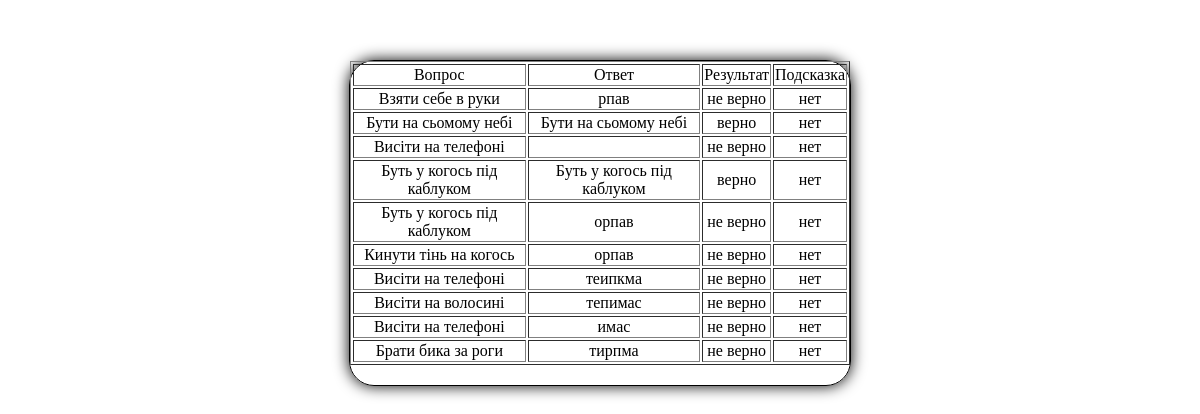
Screenshot of /admin/tryStat.php?userid=3&tryid=1 with the database file from the repository.
### tables this page shows
CREATE TABLE IF NOT EXISTS `step1` (
  `answer_id` int(11) NOT NULL AUTO_INCREMENT,
  `step1_question` text NOT NULL,
  `step1_answer` text NOT NULL,
  `user_id` int(11) NOT NULL,
  `true_false` float NOT NULL,
  `try_id` int(11) NOT NULL,
  PRIMARY KEY (`answer_id`)
);

CREATE TABLE IF NOT EXISTS `step2` (
  `answer_id` int(11) NOT NULL AUTO_INCREMENT,
  `step2_question` text NOT NULL,
  `step2_answer` text NOT NULL,
  `user_id` int(11) NOT NULL,
  `true_false` float NOT NULL,
  `try_id` int(11) NOT NULL,
  PRIMARY KEY (`answer_id`)
);

CREATE TABLE IF NOT EXISTS `step4` (
  `answer_id` int(11) NOT NULL DEFAULT '0',
  `step4_question` text NOT NULL,
  `step4_answer` text NOT NULL,
  `user_id` int(11) NOT NULL,
  `true_false` float NOT NULL,
  `try_id` int(11) NOT NULL
);

CREATE TABLE IF NOT EXISTS `step5` (
  `answer_id` int(11) NOT NULL DEFAULT '0',
  `step5_question` text NOT NULL,
  `step5_answer` text NOT NULL,
  `user_id` int(11) NOT NULL,
  `true_false` float NOT NULL,
  `try_id` int(11) NOT NULL
);

CREATE TABLE IF NOT EXISTS `step6` (
  `answer_id` int(11) NOT NULL DEFAULT '0',
  `step6_question` text NOT NULL,
  `step6_answer` text NOT NULL,
  `user_id` int(11) NOT NULL,
  `true_false` float NOT NULL,
  `try_id` int(11) NOT NULL
);

CREATE TABLE IF NOT EXISTS `step7` (
  `answer_id` int(11) NOT NULL DEFAULT '0',
  `step7_question` text NOT NULL,
  `step7_answer` text NOT NULL,
  `user_id` int(11) NOT NULL,
  `true_false` float NOT NULL,
  `try_id` int(11) NOT NULL
);

CREATE TABLE IF NOT EXISTS `step8` (
  `answer_id` int(11) NOT NULL DEFAULT '0',
  `step8_question` text NOT NULL,
  `step8_answer` text NOT NULL,
  `user_id` int(11) NOT NULL,
  `true_false` float NOT NULL,
  `try_id` int(11) NOT NULL
);

CREATE TABLE IF NOT EXISTS `step9` (
  `answer_id` int(11) NOT NULL DEFAULT '0',
  `step9_question` text NOT NULL,
  `step9_answer` text NOT NULL,
  `user_id` int(11) NOT NULL,
  `true_false` float NOT NULL,
  `try_id` int(11) NOT NULL
);

CREATE TABLE IF NOT EXISTS `step10` (
  `answer_id` int(11) NOT NULL DEFAULT '0',
  `step10_question` text NOT NULL,
  `step10_answer` text NOT NULL,
  `user_id` int(11) NOT NULL,
  `true_false` float NOT NULL,
  `try_id` int(11) NOT NULL
);

### admin/tryStat.php (the view, shortened to what this page needs)
<!DOCTYPE html PUBLIC "-//W3C//DTD XHTML 1.0 Transitional//EN" "http://www.w3.org/TR/xhtml1/DTD/xhtml1-transitional.dtd">
<html xmlns="http://www.w3.org/1999/xhtml" xml:lang="en" lang="en">
<head>
<link rel="stylesheet" type="text/css" href="css/style.css" />
</head>
<body>
<div class="main">
<?php
$userId = $_GET['userid'];
$tryId = $_GET['tryid'];
echo "<table border=1>";
echo "<tr><td>Вопрос</td><td>Ответ</td><td>Результат</td><td>Подсказка</td></tr>";
for( $i = 1; $i <= 10; $i++ ) {
$sql5 = mysql_query("SELECT step".$i."_question, step".$i."_answer, true_false FROM `step".$i."` where user_id = '$userId'  and try_id = '$tryId'");
$result5 = mysql_fetch_row($sql5);
$sql6 = mysql_query("SELECT help_used FROM `step_help` where user_id = '$userId'  and try_id = '$tryId' and step_id=".$i."");
$result6 = mysql_fetch_row($sql6);
if ($result6[0] == 1) {$result6[0] = "да";} else {$result6[0] = "нет";}
if ($result5[2] == 1) {$result5[2] = "верно";} else {$result5[2] = "не верно";}
	echo "<tr><td>".$result5[0]."</td><td>".$result5[1]."</td><td>".$result5[2]."</td><td>".$result6[0]."</td></tr>";
}
echo "</table>";
?>
</div>
</body>
</html>

### css/style.css (style rules this page uses)
body { text-align: center; height: auto; margin: auto; overflow-x: hidden; }
div.main { margin-top: 250px; margin: 5% auto auto; width: 500px; border-style: solid; border-width: 1px; box-shadow: 0 0 15px #000; -moz-box-shadow: 0 0 15px #000; -webkit-box-shadow: 0 0 15px #000; border-radius: 25px; padding-bottom: 20px; }
table { margin: auto; }

### rows the page displays
step1: step1_question "Взяти себе в руки", step1_answer "рпав", result5 "не верно", result6 "нет"
step2: step2_question "Бути на сьомому небі", step2_answer "Бути на сьомому небі", result5 "верно", result6 "нет"
step4: step4_question "Буть у когось під каблуком", step4_answer "Буть у когось під каблуком", result5 "верно", result6 "нет"
step5: step5_question "Буть у когось під каблуком", step5_answer "орпав", result5 "не верно", result6 "нет"
step6: step6_question "Кинути тінь на когось", step6_answer "орпав", result5 "не верно", result6 "нет"
step7: step7_question "Висіти на телефоні", step7_answer "теипкма", result5 "не верно", result6 "нет"
step8: step8_question "Висіти на волосині", step8_answer "тепимас", result5 "не верно", result6 "нет"
step9: step9_question "Висіти на телефоні", step9_answer "имас", result5 "не верно", result6 "нет"
step10: step10_question "Брати бика за роги", step10_answer "тирпма", result5 "не верно", result6 "нет"

### other values shown
$result5[0] "Висіти на телефоні"
$result5[2] "не верно"
$result6[0] "нет"
